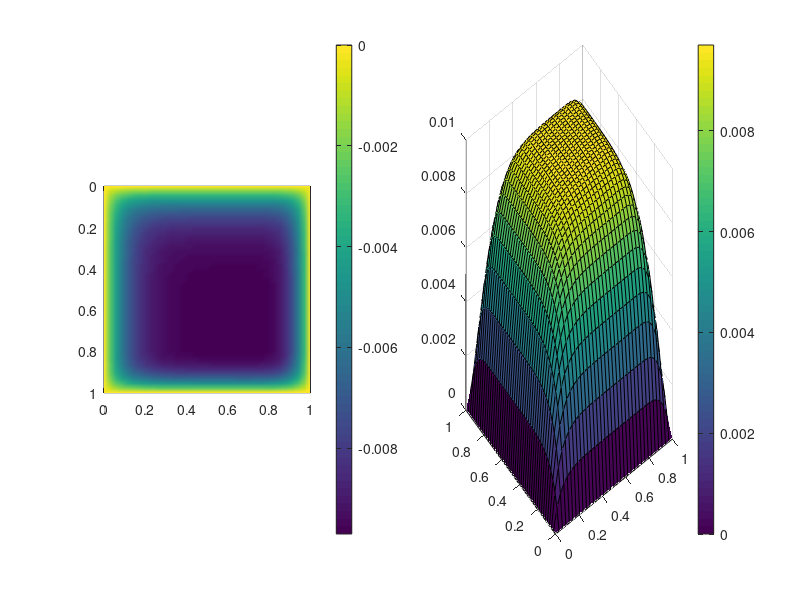

The MATLAB source for this figure: (Note: this script raises an error after producing the figure.)
%% Homework 2_1
% Yuan Xie, 06,10,2022

%% Solving of 2D poission equation using Gauss-Seidel Iteration
% d2PHI/dx^2+d2PHI/dy^2=1
% with finite difference
% on regular grid


% 0) Clear variables and figures
clf;clear;close all;

% 1) Define numerical model
xsize=1; % Horizontal model size, m
ysize=1; % Vertical model size, m
Nx=35; % Horizontal resolution
Ny=45; % Vertical resolution
dx=xsize/(Nx-1); % Horizontal grid step,m
dy=ysize/(Ny-1); % Vertical grid step, m
x=0:dx:xsize; % Horizontal coordinates of grid points, m
y=0:dy:ysize;  % Vertical coordinates of grid points, m

% 2) Define global matrixes
PHI0=zeros(Ny,Nx);
PHI1=zeros(Ny,Nx);
R=zeros(Ny,Nx);
for i=1:1:Ny
  for j=1:1:Nx
    %Boundary nodes
    if(i==1 || i==Ny || j==1 || j==Nx)
        R(i,j)=0;
    else
    %Internal nodes
        R(i,j)=1;
    end
  end
end

% 3) Iteration loop
delta=1.5; % relaxation fator
Nmax=10;
for niter=1:1:Nmax
    for i=1:1:Ny
        for j=1:1:Nx
            if(j==1 || j==Nx || i==1 || i==Ny)
                PHI1(i,j)=0;
            else
                dR=R(i,j)-((PHI0(i,j-1)-2*PHI0(i,j)+PHI0(i,j+1))/(dx^2)+(PHI0(i-1,j)-2*PHI0(i,j)+PHI0(i+1,j))/(dy^2));
                PHI1(i,j)=PHI0(i,j)+dR/(-2/dx^2-2/dy^2)*delta;                
            end
            PHI0(i,j)=PHI1(i,j);
        end
    end
end

% 4) Reload PHI
PHI=PHI1;

% 5) Visualization
% colormap
figure(1); clf;
% Colormap
subplot(1,2,1)
pcolor(x,y,PHI)
colorbar
shading interp
axis ij image; % Image sizes propotional to coordinates, vertical axis upside down
% 3D surface
subplot (1,2,2)
surf(x,y,-PHI)
colorbar
light
lighting phong
shading interp

